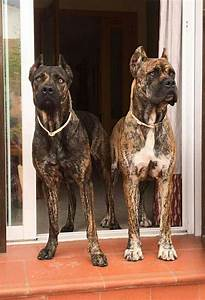
#> input picture data/raw/dog/dog_00008.jpg, 205 x 300 px
$ python resize.py
#> lines starting #> are read from the running program, lines starting #| are printed output that depends on the picture
#> in process_class, image is the input picture: PIL image 205x300 RGB; mean R, G, B 137.5, 106.4, 88.9
from pathlib import Path

from PIL import Image, ImageOps, UnidentifiedImageError
from tqdm import tqdm

RAW_ROOT = Path("data/raw")
PROCESSED_ROOT = Path("data/processed")

CLASSES = ["dog", "cat", "others"]
SIZES = [32, 64, 128]

INPUT_EXTENSION = ".jpg"
OUTPUT_EXTENSION = ".jpg"
JPEG_QUALITY = 95
BACKGROUND_COLOR = (0, 0, 0)


def resize_with_padding(image: Image.Image, size: int) -> Image.Image:
#> called with size = 32
    image = image.convert("RGB")

    resized = ImageOps.contain(
        image,
        (size, size),
        method=Image.Resampling.LANCZOS,
    )
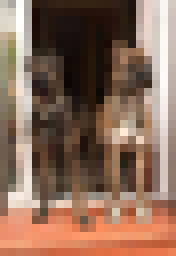
#> resized: PIL image 22x32 RGB (shown 8 times larger); mean R, G, B 138.1, 107.1, 89.7

    output = Image.new("RGB", (size, size), BACKGROUND_COLOR)
#> output: PIL image 32x32 RGB; every value is 0

    x = (size - resized.width) // 2
#> x = 5
    y = (size - resized.height) // 2
#> y = 0

    output.paste(resized, (x, y))
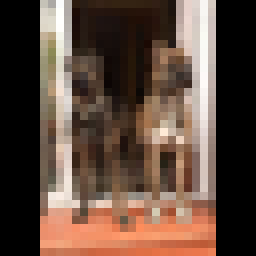
#> output: PIL image 32x32 RGB (shown 8 times larger); mean R, G, B 94.9, 73.7, 61.6

    return output


def process_class(class_name: str, size: int) -> int:
    source_dir = RAW_ROOT / class_name
    target_dir = PROCESSED_ROOT / f"{size}x{size}" / class_name

    if not source_dir.exists():
#> (the run stopped early here; a loop or call above may not have finished)
